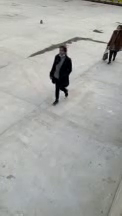
#> input picture frame 57 of reidWebPortal/video/cam_a_person_0001_tracking.mp4, 122 x 216 px, given in place of cam_a_person_0001_tracking.avi, which was not available
$ jupyter execute Timestamp_Video.ipynb
#> lines starting #> are read from the running program, lines starting #| are printed output that depends on the picture; after the words box and inside, x2 and y2 are one past the last pixel; in counts of white or black regions, pixels touching at a corner belong together
[cell 1]
import cv2
import os
from datetime import datetime

[cell 2]
video = cv2.VideoCapture('C:/Users/Muhammad Wasif Ijaz/Downloads/cam_a_person_0001_tracking.avi')

[cell 3]
path = r'C:/Users/Muhammad Wasif Ijaz/Downloads/timestamp'

# changing directory to given path
os.chdir(path)

# i variable is to give unique name to images
i = 1

wait = 0
while True:
    # Read video by read() function and it
    # will extract and  return the frame
    ret, img = video.read()
#> img is the input picture: shape (216, 122, 3); mean B, G, R 165.3, 168.4, 167

    # Put current DateTime on each frame
    font = cv2.FONT_HERSHEY_PLAIN
    cv2.putText(img, str(datetime.now()), (20, 40), font, 2, (255, 255, 255), 2, cv2.LINE_AA)
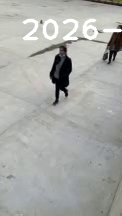
#> img: shape (216, 122, 3); 3.86% of pixels changed, all inside (x1, y1, x2, y2) = (22, 18, 122, 41)


    # wait variable is to calculate waiting time
    wait = wait+100

    # when it reaches to 5000 milliseconds
    # we will save that frame in given folder
    if wait == 5000:
        filename = 'Frame_'+str(i)+'.jpg'

        # Save the images in given path
        cv2.imwrite(filename, img)
        i = i+1
        wait = 0


$ run again, starting later in the video
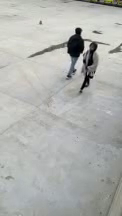
#> input picture frame 259 of reidWebPortal/video/cam_a_person_0001_tracking.mp4, 122 x 216 px, given in place of cam_a_person_0001_tracking.avi, which was not available
#> img is the input picture: shape (216, 122, 3); mean B, G, R 174.1, 177.3, 175.5
#> `cv2.putText(img, str(datetime.now()), (20, 40), font, 2, (255, 255, 25..`:
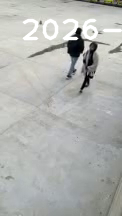
#> img: shape (216, 122, 3); 3.84% of pixels changed, all inside (x1, y1, x2, y2) = (22, 18, 122, 41)

$ run again, starting later in the video
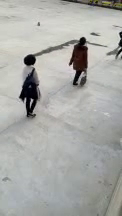
#> input picture frame 460 of reidWebPortal/video/cam_a_person_0001_tracking.mp4, 122 x 216 px, given in place of cam_a_person_0001_tracking.avi, which was not available
#> img is the input picture: shape (216, 122, 3); mean B, G, R 166.8, 170.1, 169.3
#> `cv2.putText(img, str(datetime.now()), (20, 40), font, 2, (255, 255, 25..`:
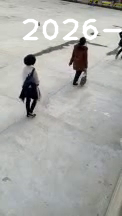
#> img: shape (216, 122, 3); 3.84% of pixels changed, all inside (x1, y1, x2, y2) = (22, 18, 122, 41)
